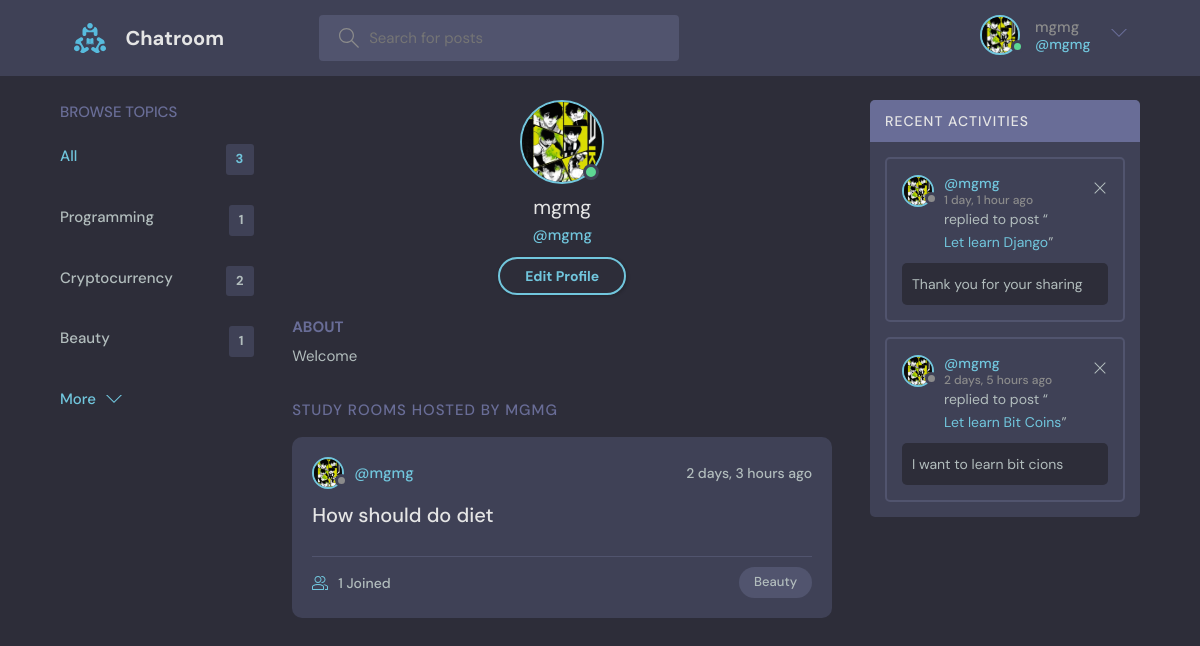
Before: /userprofile/1 (signed in) with the older database file.
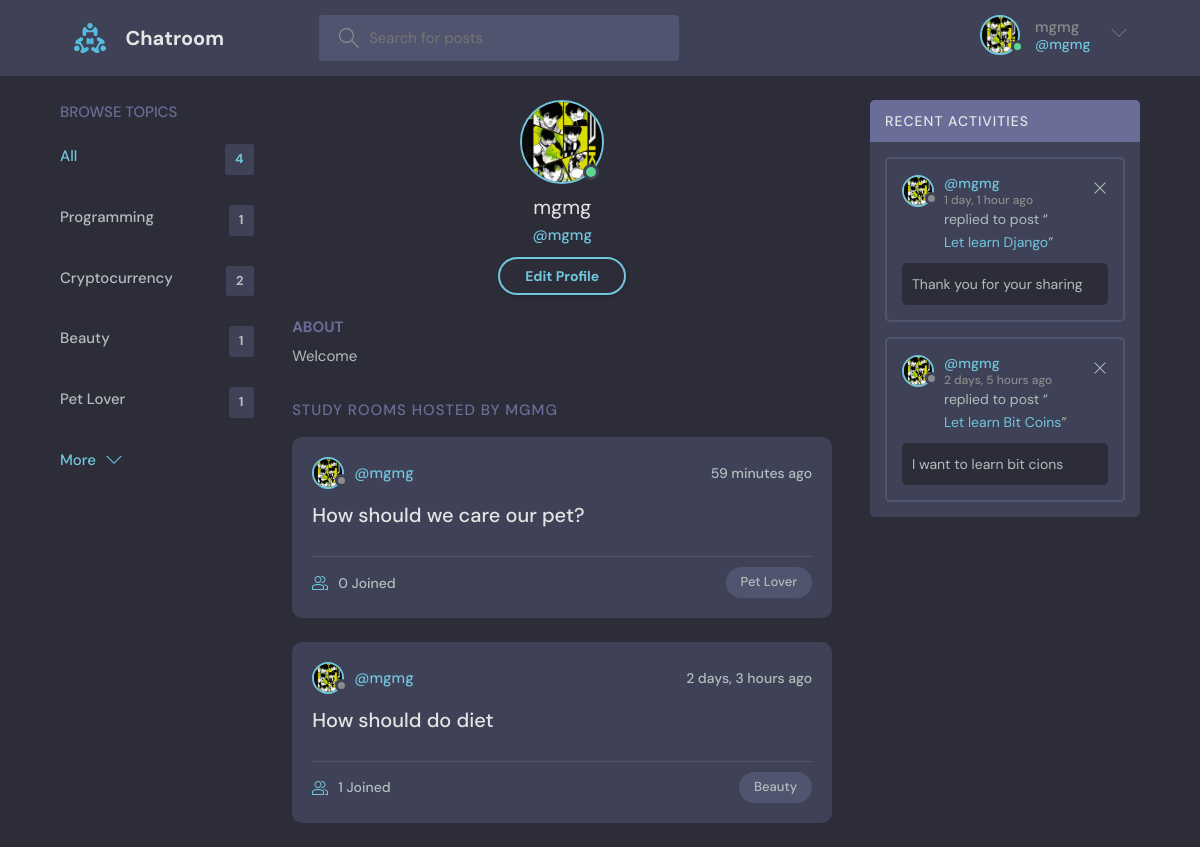
After: the same page with the newer database file.
### chatroom/models.py (models this page shows, shortened)
class CustomUser(AbstractBaseUser, PermissionsMixin):
    email = models.EmailField(blank=True, default='', unique=True)
    name = models.CharField(max_length=250, blank=True,)
    user_bio = models.TextField(blank=True, null=True)
    user_profile = models.ImageField(upload_to="userprofile", null=True, default="userprofile/avatar.svg")
    is_active = models.BooleanField(default=True)
    is_superuser = models.BooleanField(default=True)
    is_staff = models.BooleanField(default=True)
    joined_date = models.DateTimeField(default=timezone.now)
    last_login = models.DateTimeField(blank=True, null=True)
    objects = CustomUserManager()
    USERNAME_FIELD = 'email'
    EMAIL_FIELD = 'email'
    REQUIRED_FIELDS = []
    class Meta:
        verbose_name = 'User'
        verbose_name_plural = 'Users'

class Topic(models.Model):
    name = models.CharField(max_length=300)

class Room(models.Model):
    host = models.ForeignKey(CustomUser, related_name='username', on_delete=models.SET_NULL, null=True)
    topic = models.ForeignKey(Topic, related_name='topicname',on_delete=models.SET_NULL, null=True)
    name = models.CharField(max_length=200)
    description = models.TextField(null=True, blank=True)
    members = models.ManyToManyField(settings.AUTH_USER_MODEL, related_name='members', blank=True)
    updated = models.DateTimeField(auto_now=True)
    created = models.DateTimeField(auto_now_add=True)
    class Meta:
        ordering = ['-updated', '-created']
    def __str__(self) -> str:
        return self.name

class Message(models.Model):
    user = models.ForeignKey(CustomUser, related_name='usermessage', on_delete=models.CASCADE)
    room = models.ForeignKey(Room, related_name='roommessage', on_delete=models.CASCADE)
    comment = models.TextField()
    updated = models.DateTimeField(auto_now=True)
    created = models.DateTimeField(auto_now_add=True)
    class Meta:
        ordering = ['-updated', '-created']

### chatroom/views.py (the view)
# urls.py: path('userprofile/<int:id>', views.UserProfile, name='userprofile'),
@login_required(login_url='login')
def UserProfile(request,id):
    user = CustomUser.objects.get(id=id)
    rooms = user.username.all()
    room_messages = user.usermessage.all()
    topics = Topic.objects.all()
    context = {
        'user' : user,
        'rooms' : rooms,
        'room_messages' : room_messages,
        'topics' : topics
    }
    return render(request, 'userprofile.html', context)

### chatroom/templates/userprofile.html (shortened to what this page needs)
{% extends 'main.html' %}
{% block content %}
  <main class="profile-page layout layout--3">
    <div class="container">
      {% include 'topics_list.html' %}
      <div class="roomList">
        <div class="profile">
          <div class="profile__avatar">
            <div class="avatar avatar--large active">
              <img src="{{ user.user_profile.url }}" />
            </div>
          </div>
          {% if request.user == user %}
          <div class="profile__info">
            {% if request.user.name %}
            <h3>{{user.name}}</h3>
            <p>@{{user.name}}</p>
            {% else %}
            <h3>{{user.email}}</h3>
            <p>@{{user.email}}</p>
            {% endif %}
            <a href="{% url 'updateuser' request.user.id %}" class="btn btn--main btn--pill">Edit Profile</a>
          </div>
          {% endif %}
          {% if user.user_bio  %}
          <div class="profile__about">
            <h3>About</h3>
            <p>
                {{ user.user_bio}}
           </p>
          </div>
          {% endif %}
        </div>
        <div class="roomList__header">
          <div>
            <h2>Study Rooms Hosted by {{user.name}}</a>
            </h2>
          </div>
        </div>
        {% include 'room_list.html' %}
      </div>
      {% include 'activities_list.html' %}
    </div>
  </main>
{% endblock %}

### templates/main.html (shortened to what this page needs)
<!DOCTYPE html>
{% load static %}
<html lang="en">
<head>
    <link rel="stylesheet" href="{% static 'styles/style.css' %}" />
</head>
<body>
    {% include 'header.html' %}
    {% block content %}
    {% endblock %}
</body>
</html>

### templates/header.html (shortened to what this page needs)
{% load static %}
<header class="header header--loggedIn">
    <div class="container">
        <a href="{% url 'home' %}" class="header__logo">
            <img src="{% static 'images/logo.svg' %}" />
            <h1>Chatroom</h1>
        </a>
        <form class="header__search" method="GET" action="{% url 'home' %}">
            <label>
                <input name="search" placeholder="Search for posts" />
            </label>
        </form>
        <nav class="header__menu">
            {% if request.user.is_authenticated %}
            <div class="header__user">
                <a href="{% url 'userprofile' request.user.id %}">
                    <div class="avatar avatar--medium active">
                        <img src="{{request.user.user_profile.url}}" />
                    </div>
                    <p>
                        {% if request.user.name %}
                            {{ request.user.name }} <span>@{{ request.user.name }}</span>
                        {% else %}
                            anonymous <span>@anonymous</span>
                        {% endif %}
                    </p>
                </a>
                <button class="dropdown-button">
                    <svg version="1.1" xmlns="http://www.w3.org/2000/svg" width="32" height="32" viewBox="0 0 32 32">
                        <title>chevron-down</title>
                        <path d="M16 21l-13-13h-3l16 16 16-16h-3l-13 13z"></path>
                    </svg>
                </button>
            </div>
            {% else %}
            <a href="{% url 'login' %}">
                <img src="{% static 'images/avatar.svg' %}" />
                <p>Login</p>
            </a>
            {% endif %}
        </nav>
    </div>
</header>

### chatroom/templates/topics_list.html
<div class="topics">
    <div class="topics__header">
      <h2>Browse Topics</h2>
    </div>
    <ul class="topics__list">
      <li>
        <a href="{% url 'home' %}" class="active">All <span>{{ topics.count }}</span></a>
      </li>
      {% for topic in topics %}
      <li>
        <a href="{% url 'home' %}?search={{topic.name}}"> {{ topic.name }} <span> {{ topic.topicname.all.count }} </span></a>
      </li>
      {% endfor %}
    </ul>
    <a class="btn btn--link" href="{% url 'topics' %}">
      More
      <svg version="1.1" xmlns="http://www.w3.org/2000/svg" width="32" height="32" viewBox="0 0 32 32">
        <title>chevron-down</title>
        <path d="M16 21l-13-13h-3l16 16 16-16h-3l-13 13z"></path>
      </svg>
    </a>
  </div>

### chatroom/templates/room_list.html (shortened to what this page needs)
{% for room in rooms %}
<div class="roomListRoom">
    <div class="roomListRoom__header">
      <a href="{% url 'userprofile' room.host.id %}" class="roomListRoom__author">
        <div class="avatar avatar--small">
          <img src="{{room.host.user_profile.url}}" />
        </div>
        {% if room.host.name %}
            <span>@{{room.host.name}}</span>
        {% else %}
            <span>@anonymous</span>
        {% endif %}
      </a>
      <div class="roomListRoom__actions">
        <span>{{room.created|timesince}} ago</span>
      </div>
    </div>
    <div class="roomListRoom__content">
      <a href="{% url 'room' room.id %}">{{room.name}}</a>
    </div>
    <div class="roomListRoom__meta">
      <a href="{% url 'room' room.id %}" class="roomListRoom__joined">
        {{room.members.all.count}} Joined
      </a>
      <p class="roomListRoom__topic">{{room.topic.name}}</p>
    </div>
  </div>
{% endfor %}

### chatroom/templates/activities_list.html
<div class="activities">
    <div class="activities__header">
    <h2>Recent Activities</h2>
    </div>
    {% for message in room_messages %}
    <div class="activities__box">
      <div class="activities__boxHeader roomListRoom__header">
        <a href="{% url 'userprofile' message.user.id %}" class="roomListRoom__author">
          <div class="avatar avatar--small">
            <img src="{{ message.user.user_profile.url}}" />
          </div>
          <p>
            {% if message.user.name %}
              @{{ message.user.name }}
            {% else %}
              @anonymous
            {% endif %}
            <span>{{ message.created|timesince }} ago</span>
          </p>
        </a>
        {% if request.user == message.user %}
        <div class="roomListRoom__actions">
          <a href="{% url 'delete-message' message.id %}">
            <svg version="1.1" xmlns="http://www.w3.org/2000/svg" width="32" height="32" viewBox="0 0 32 32">
              <title>remove</title>
              <path
                d="M27.314 6.019l-1.333-1.333-9.98 9.981-9.981-9.981-1.333 1.333 9.981 9.981-9.981 9.98 1.333 1.333 9.981-9.98 9.98 9.98 1.333-1.333-9.98-9.98 9.98-9.981z"
              ></path>
            </svg>
          </a>
        </div>
        {% endif %}
      </div>
      <div class="activities__boxContent">
        <p>replied to post “<a href="{% url 'room' message.room.id %}">{{message.room}}</a>”</p>
        <div class="activities__boxRoomContent">
          {{ message.comment|truncatewords:9}}
        </div>
      </div>
    </div>
    {% endfor %}
  </div>

Changed rows visible on the page:
added Topic: name "Pet Lover", topicname.all.count "1"
added Room: host.user_profile (picture), host.name "mgmg", created "59 minutes", name "How should we care our pet?", members.all.count "0", topic.name "Pet Lover"
Other visible differences:
{{ topics.count }}: "3" → "4"
